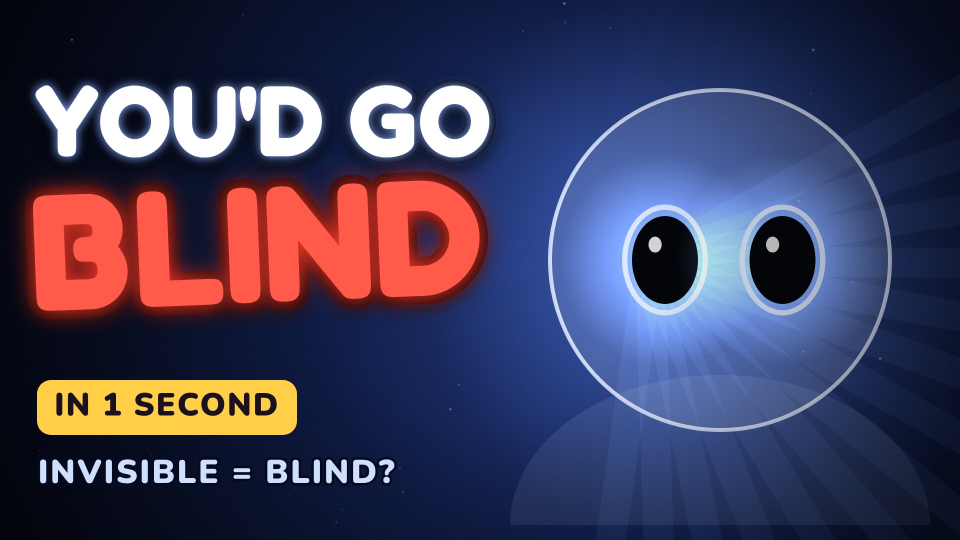
#> input picture razgon-2d-studio/projects/voiceover-full/thumbnails/thumb_1.jpg, 1920 x 1080 px (shown at 1/2 size)
$ python text.py ../../voiceover-full/thumbnails/thumb_1.jpg ../../voiceover-full/thumbnails/thumb_2.jpg ../../voiceover-full/thumbnails/thumb_2.jpg ../../voiceover-full/thumbnails/thumb_2.jpg 5 5
#> lines starting #> are read from the running program, lines starting #| are printed output that depends on the picture
# Adds competitor-style text: a short heavy line with a period (yellow/white, thick black outline, drop shadow)
# and a small red tag. usage: python3 story/text.py in.png out.png "LINE1|LINE2" "TAG" x y [align] [size]
from PIL import Image, ImageDraw, ImageFont, ImageEnhance
import sys
src, out, lines, tag, x, y = sys.argv[1], sys.argv[2], sys.argv[3].split('|'), sys.argv[4], int(sys.argv[5]), int(sys.argv[6])
align = sys.argv[7] if len(sys.argv) > 7 else 'l'; size = int(sys.argv[8]) if len(sys.argv) > 8 else 190
F = '/usr/share/fonts/opentype/inter/Inter-Black.otf'
im = Image.open(src).convert('RGB'); im = ImageEnhance.Color(im).enhance(1.35); im = ImageEnhance.Contrast(im).enhance(1.08); im = ImageEnhance.Brightness(im).enhance(1.08)
#> further down, im is the input picture: PIL image 1920x1080 RGB; mean R, G, B 66.1, 61.7, 90.3
#> after `im = ImageEnhance.Color(im).enhance(1.35)`:
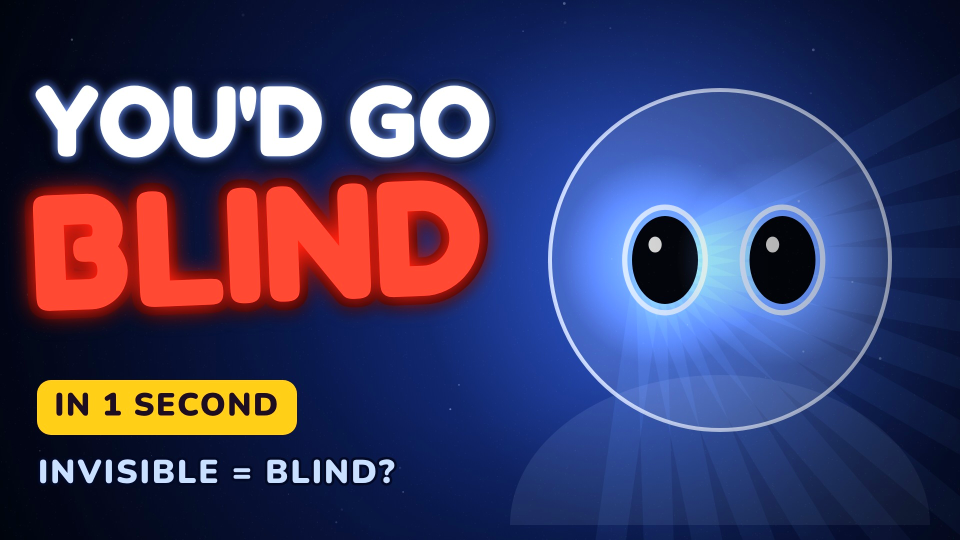
#> im: PIL image 1920x1080 RGB (shown at 1/2 size); mean R, G, B 62.6, 59.7, 97.9
#> after `im = ImageEnhance.Brightness(im).enhance(1.08)`:
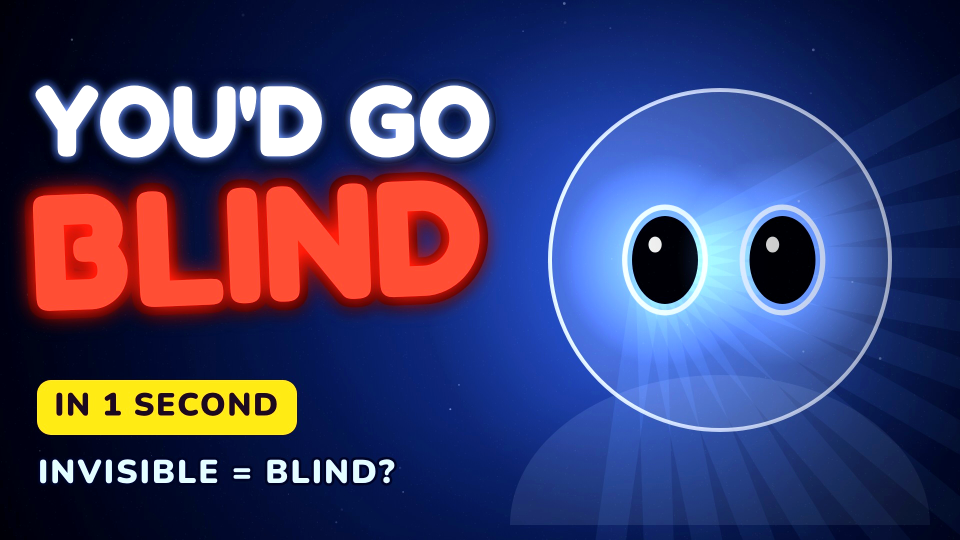
#> im: PIL image 1920x1080 RGB (shown at 1/2 size); mean R, G, B 62.6, 61.9, 104.8
d = ImageDraw.Draw(im); anc = 'la' if align == 'l' else 'ra'
cols = [(255, 214, 40), (255, 255, 255)]
yy = y
for i, ln in enumerate(lines):
    s = size if i == 0 else int(size * 0.78); f = ImageFont.truetype(F, s)
    d.text((x + 10, yy + 12), ln, font=f, fill=(0, 0, 0), anchor=anc, stroke_width=22, stroke_fill=(0, 0, 0))
    d.text((x, yy), ln, font=f, fill=cols[i % 2], anchor=anc, stroke_width=16, stroke_fill=(0, 0, 0))
    yy += int(s * 1.02)
#> after the loop, yy = 198
if tag:
    f = ImageFont.truetype(F, 58); w = d.textlength(tag, font=f) + 50; h = 84
#> after `w = d.textlength(tag, font=f) + 50`: w = 1344.9
    tx = x if align == 'l' else x - w; ty = yy + 10
#> after `tx = x if align == 'l' else x - w`: tx = 5
#> after `ty = yy + 10`: ty = 208
    tagim = Image.new('RGBA', (int(w) + 20, h + 20), (0, 0, 0, 0)); td = ImageDraw.Draw(tagim)
#> after `tagim = Image.new('RGBA', (int(w) + 20, h + 20), (0, 0, 0, 0))`: tagim: PIL image 1364x104 RGBA; every value is 0
    td.rounded_rectangle((10, 10, w + 10, h + 10), 10, fill=(214, 40, 40), outline=(0, 0, 0), width=6)
    td.text((w / 2 + 10, h / 2 + 12), tag, font=f, fill=(255, 255, 255), anchor='mm')
    tagim = tagim.rotate(3 if align == 'l' else -3, expand=True, resample=Image.BICUBIC); im.paste(tagim, (int(tx), int(ty)), tagim)
#> after `tagim = tagim.rotate(3 if align == 'l' else -3, expand=True, resample=`:
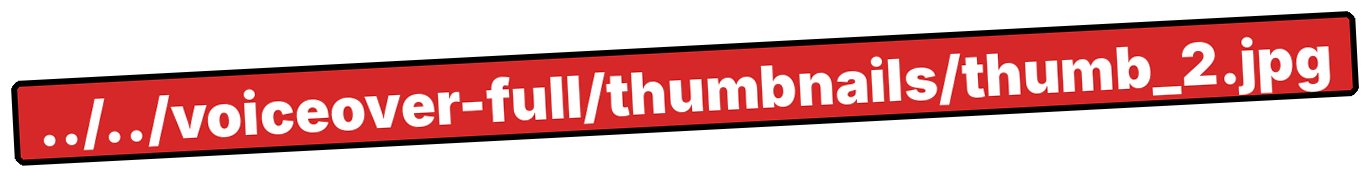
#> tagim: PIL image 1368x176 RGBA; mean R, G, B, A 91.1, 39.4, 39.4, 121.1; transparent parts drawn white
#> after `im.paste(tagim, (int(tx), int(ty)), tagim)`:
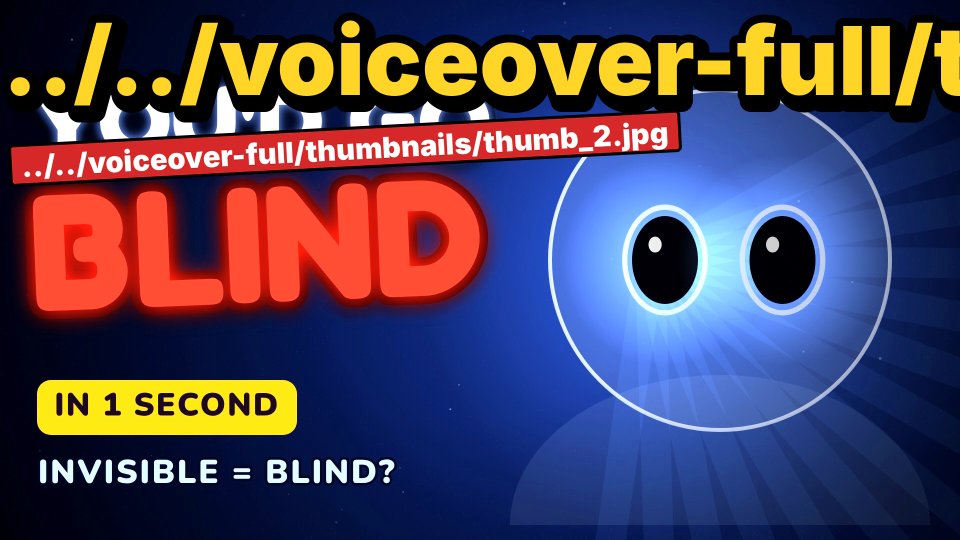
#> im: PIL image 1920x1080 RGB (shown at 1/2 size); mean R, G, B 78.2, 66.4, 90.1
im.resize((1280, 720), Image.LANCZOS).save(out, quality=95)
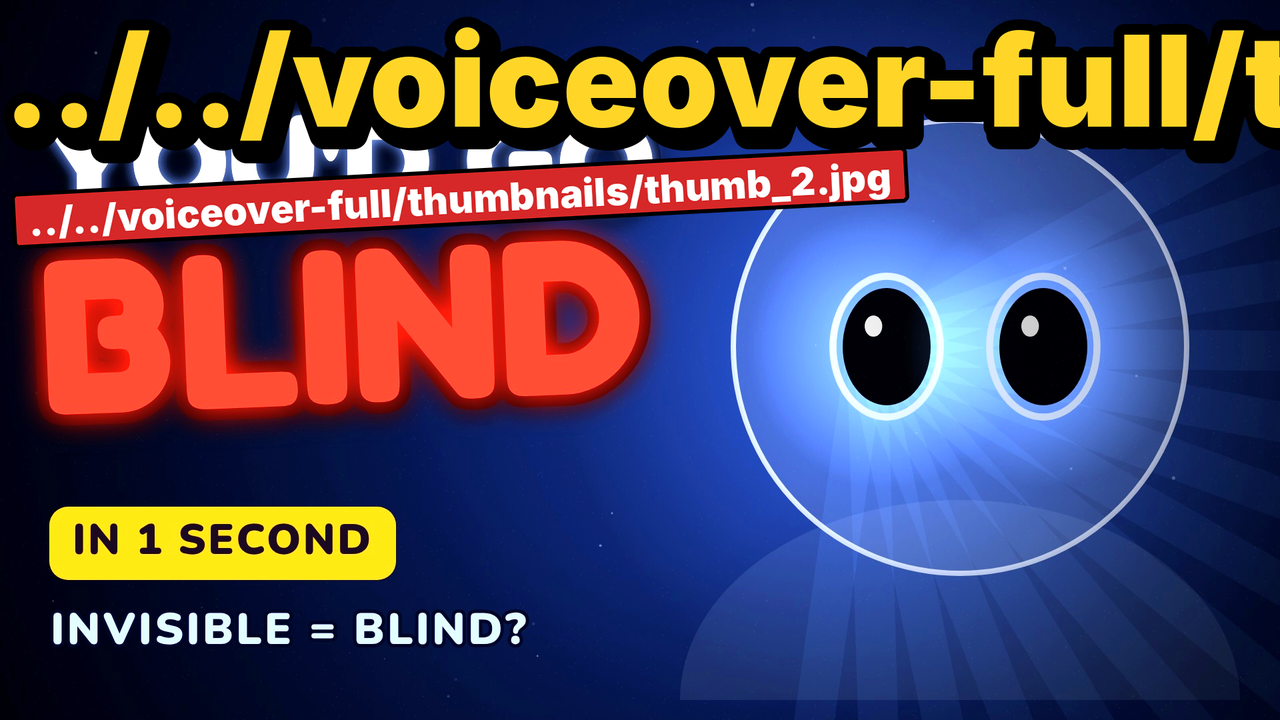
#> saved as thumb_2.jpg: PIL image 1280x720 RGB; mean R, G, B 78.3, 66.4, 90.1

$ run again, on razgon-2d-studio/projects/voiceover-full/thumbnails/thumb_3.jpg
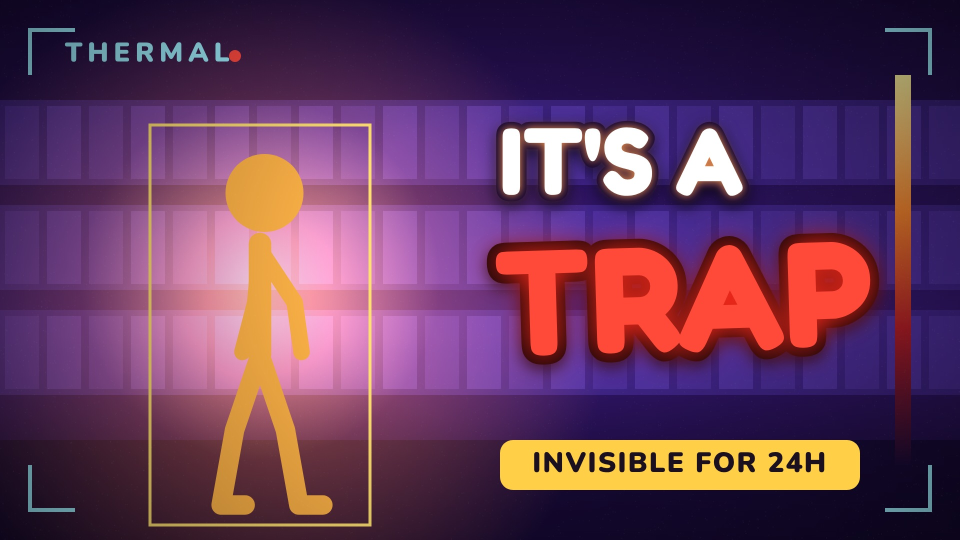
#> input picture razgon-2d-studio/projects/voiceover-full/thumbnails/thumb_3.jpg, 1920 x 1080 px (shown at 1/2 size)
#> im is the input picture: PIL image 1920x1080 RGB; mean R, G, B 102.7, 58.2, 90.7
#> `im = ImageEnhance.Brightness(im).enhance(1.08)`:
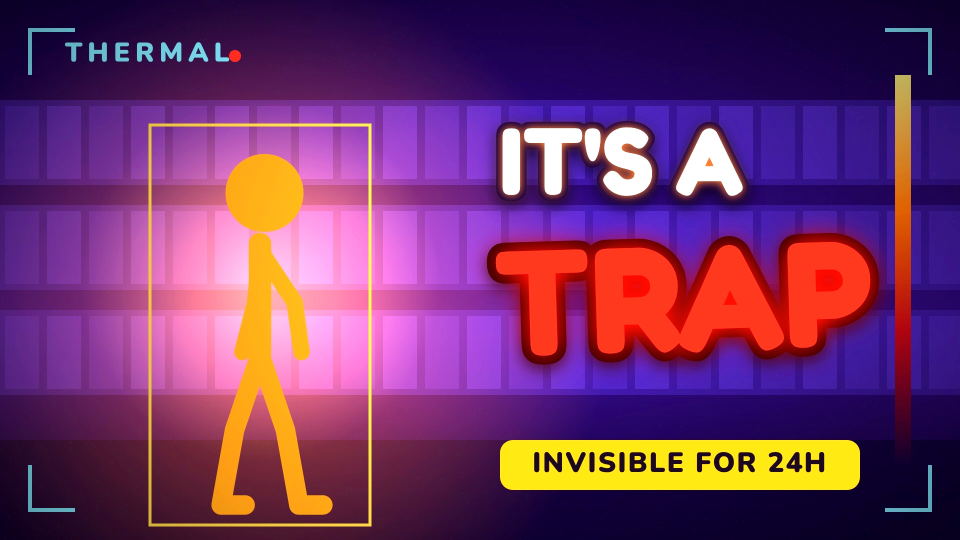
#> im: PIL image 1920x1080 RGB (shown at 1/2 size); mean R, G, B 115.3, 52.7, 103.8
#> after the loop `for i, ln in enumerate(lines):`: yy = 198
#> w = 1342.4
#> tx = 5
#> ty = 208
#> `im.resize((1280, 720), Image.LANCZOS).save(out, quality=95)`:
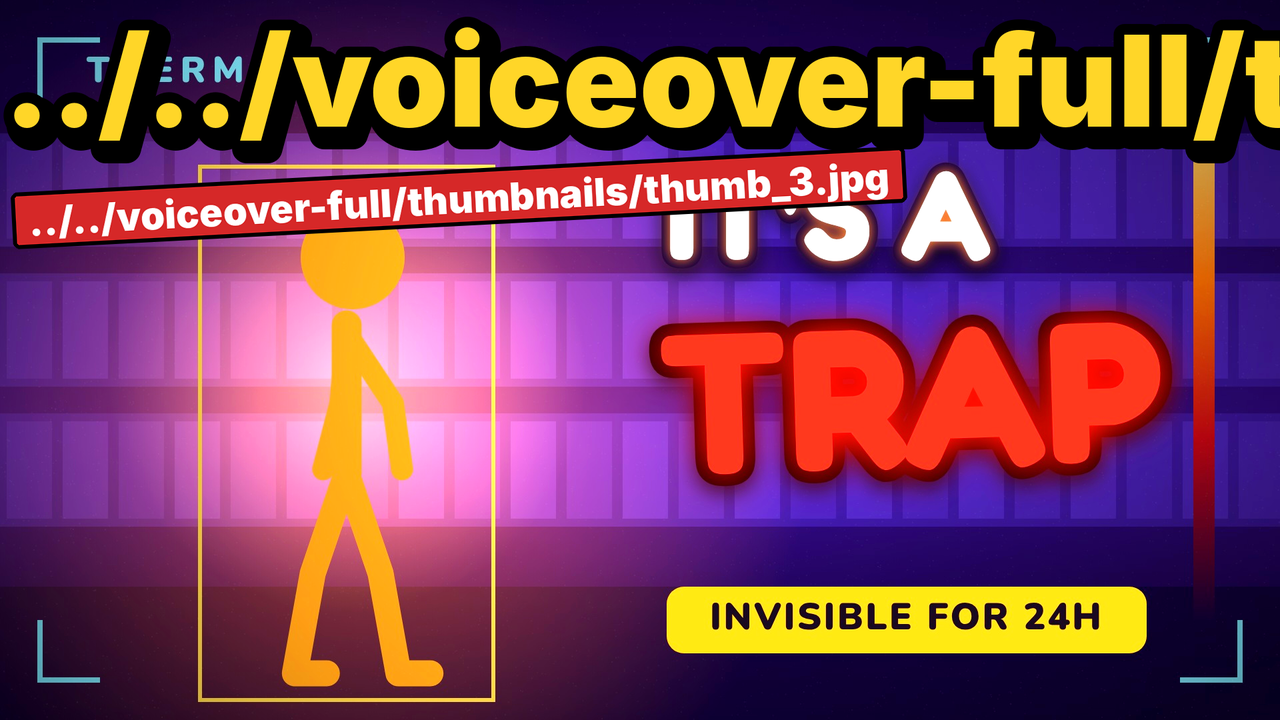
#> saved as thumb_3.jpg: PIL image 1280x720 RGB; mean R, G, B 125, 62.4, 89.9

$ run again, on razgon-2d-studio/projects/voiceover-full/thumbnails/v2_1_empty_chair_en.jpg
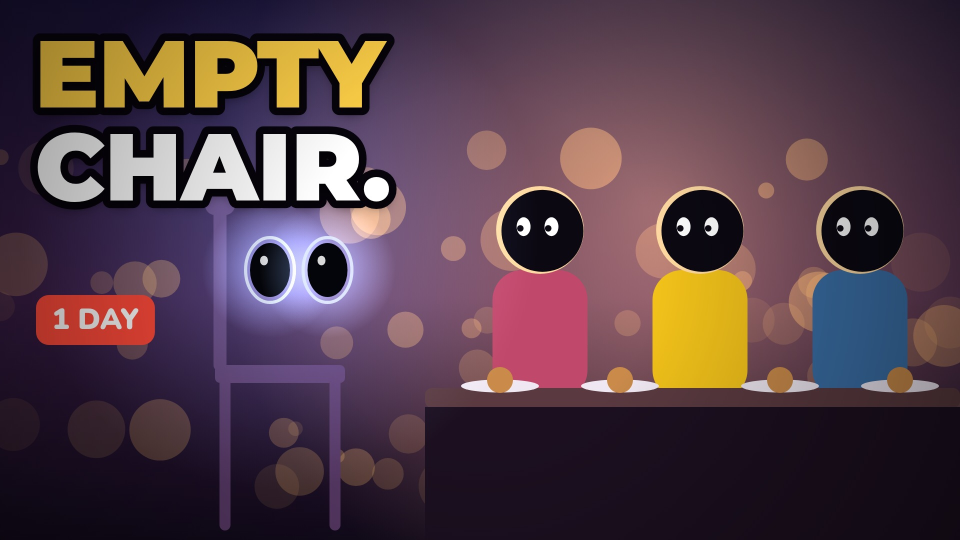
#> input picture razgon-2d-studio/projects/voiceover-full/thumbnails/v2_1_empty_chair_en.jpg, 1920 x 1080 px (shown at 1/2 size)
#> im is the input picture: PIL image 1920x1080 RGB; mean R, G, B 83.2, 60.9, 71.1
#> `im = ImageEnhance.Brightness(im).enhance(1.08)`:
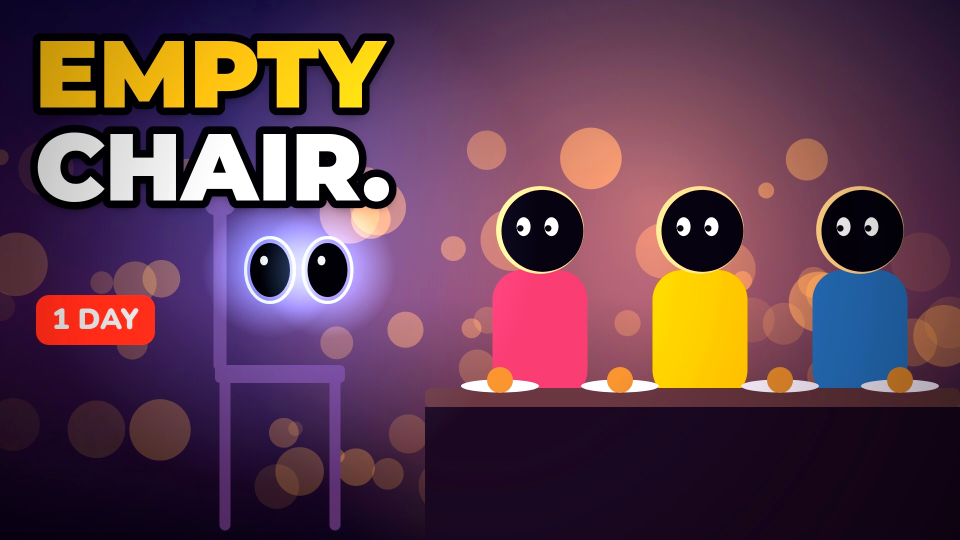
#> im: PIL image 1920x1080 RGB (shown at 1/2 size); mean R, G, B 94.4, 60.3, 76.7
#> after the loop `for i, ln in enumerate(lines):`: yy = 198
#> w = 1704.9
#> tx = 5
#> ty = 208
#> `im.resize((1280, 720), Image.LANCZOS).save(out, quality=95)`:
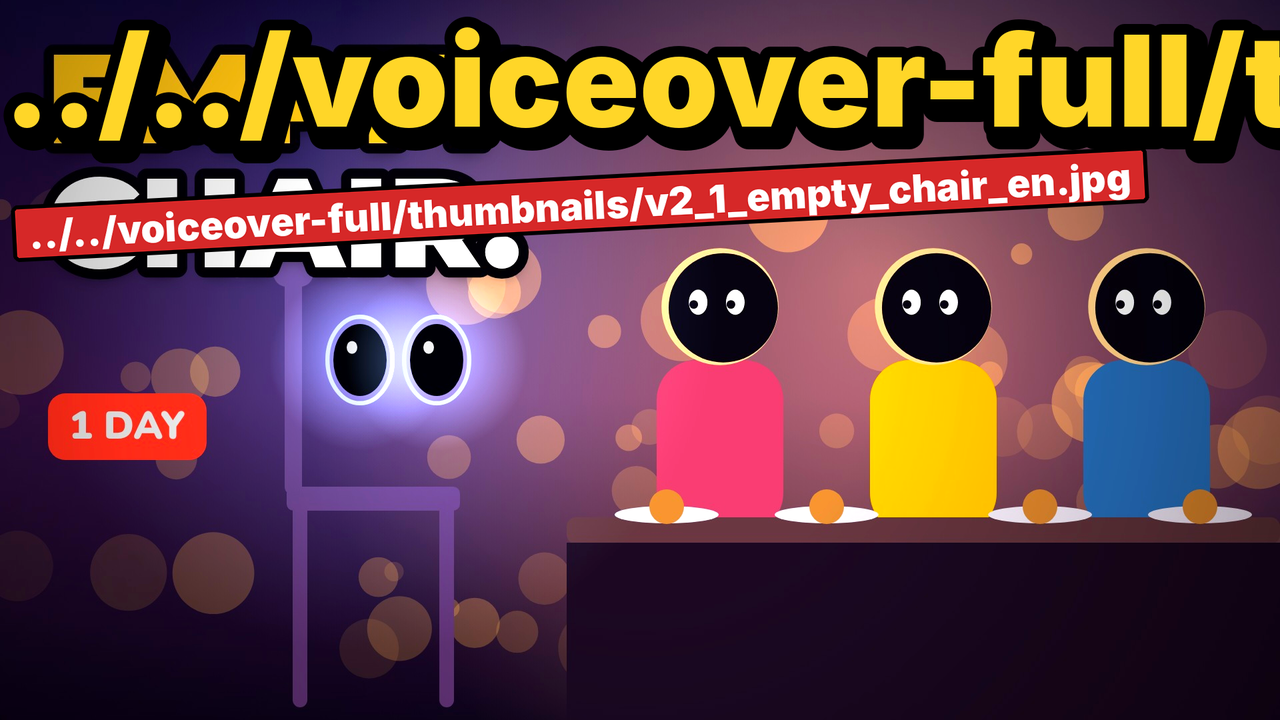
#> saved as v2_1_empty_chair_en.jpg: PIL image 1280x720 RGB; mean R, G, B 97.7, 60.6, 67.5
